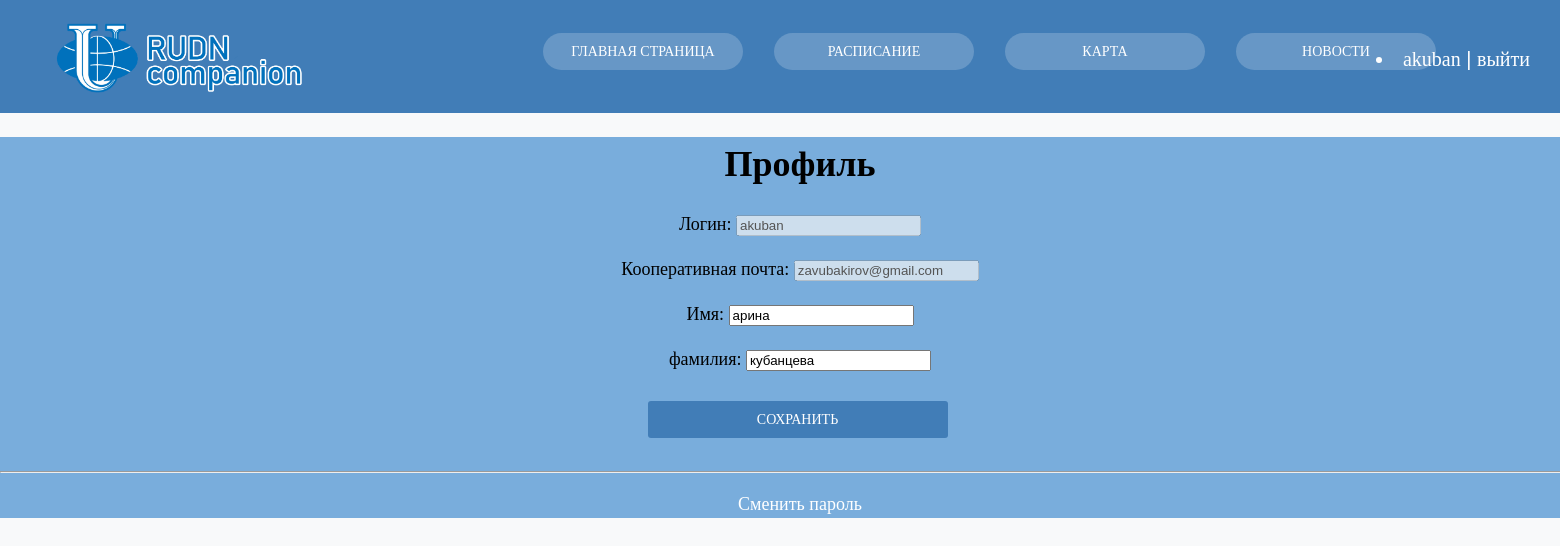
Page /users/profile/ (signed in) on the committed database.
### main/models.py (models this page shows)
class User(AbstractUser):
    Group = models.ForeignKey('groups', on_delete=models.SET_NULL, null=True, blank=True)
    is_starosta = models.BooleanField('староста', default=False)
    status = models.TextField('cтатус', max_length=100, default=None, blank=True, null=True)

### users/views.py (the view, shortened to what this page needs)
# urls.py: path('profile/', views.ProfileUser.as_view(), name='profile'),
class ProfileUser(LoginRequiredMixin, UpdateView):
    model = get_user_model()
    form_class = ProfileUserForm
    template_name = 'users/profile.html'
    extra_context = {'title': 'Профоль пользователя'}
    def get_object(self, queryset=None):
        return self.request.user

### users/forms.py
class ProfileUserForm(forms.ModelForm):
    username = forms.CharField(disabled=True, label='Логин', widget=forms.TextInput(attrs={'class':'form-input'}))
    email = forms.CharField(disabled=True, label='Кооперативная почта', widget=forms.TextInput(attrs={'class':'form-input'}))
    class Meta:
        model = get_user_model()
        fields = ['username', 'email', 'first_name', 'last_name']
        labels = {
            'first_name':'Имя',
            'last_name':'фамилия',
        }
        widgets = {
            'first_name': forms.TextInput(attrs={'class':'form-input'}),
            'last_name': forms.TextInput(attrs={'class':'form-input'}),
        }

### users/templates/users/profile.html (shortened to what this page needs)
{%extends 'main/base.html'%}
{% block content %}
<div class="main-content">
    <div class="inner-content">
        <h1>Профиль</h1>
        <form method='post'>
            {% for f in form %}
                <p><label class='form-label' for="{{ f.id_for_label }}">{{ f.label }}: </label>{{ f }}</p>
            {% endfor %}
            <p><button class='log_button' type="submit">Сохранить</button></p>
        </form>
        <hr>
        <p><a href="{% url 'users:password_change' %}">Сменить пароль</a></p>
    </div>
</div>
{% endblock %}

### main/templates/main/base.html (shortened to what this page needs)
<!DOCTYPE html>
<html lang="en">
<head>
    {% load static %}
    <link rel="stylesheet" href="{% static 'css/stylemain.css' %}">
</head>
<body>
    <header>
        <a href = {% url 'index' %}><img id="img1" src={% static 'images/rudn_logo_no_back_white.png' %} style='float: left; margin-left: 30px; width: 300px'></a>
        <nav class="parent_navigation" style='margin-left: 530px;'>
            <ul class="navigation">
                <li><a class='log_ref' style='color: white; margin-bottom: 20px; width: 200px; border-radius:20px; background-color: rgba(255,255,255,0.2)'href="{% url 'index' %}">Главная страница</a></li>
                <li><a class='log_ref' style='color: white; margin-bottom: 20px; width: 200px; border-radius:20px; background-color: rgba(255,255,255,0.2)' href="{% url 'schedule' %}">Расписание</a></li>
                <li><a class='log_ref' style='color: white; margin-bottom: 20px; width: 200px; border-radius:20px; background-color: rgba(255,255,255,0.2)'href="{% url 'map' %}">Карта</a></li>
                <li><a class='log_ref' style='color: white; margin-bottom: 20px; width: 200px; border-radius:20px; background-color: rgba(255,255,255,0.2)' href="{% url 'news' %}">Новости</a></li>
            </ul>
        </nav>
        <div class='reg_navigation' style='float: right; margin-top: -45px; margin-right: 30px; font-size: 20px'>
            {% if user.is_authenticated %}
            <li><a href= {% url 'users:profile' %}>{{ user.username }}</a> | <a href= {% url 'users:logout' %}>выйти</a></li>
            {%else%}
            <a href="{% url 'users:register' %}">Регистрация</a> | <a href="{% url 'users:login' %}">Вход</a>
            {%endif%}
        </div>
    </header>
    <main>
        {% block content %}
        {% endblock %}
    </main>
</body>
</html>

### main/static/css/stylemain.css (style rules this page uses)
body { font-family: Arial, sans-serif; margin: 0; padding: 0; background-color: #f8f9fa; }
header { background-color: #417db7; color: #ffffff; padding: 20px 0; text-align: center; }
h1 { font-size: 36px; margin-bottom: 20px; }
p { font-size: 18px; line-height: 1.5; }
.parent_navigation { width: 700px; align-items: center; display: flex; margin-left: auto; margin-right: auto; }
ul.navigation { display: contents; margin-right: auto; margin-right: auto; padding: 4px; }
.navigation li { font-size: 20px; font-family: verdana; display: inline; margin-left: auto; margin-right: auto; padding: 3px; }
#img1 { float: left; width: 300px; }
A { font-family: verdana; text-decoration: none; color: white; }
.main-content { margin-block-start: 1em; margin-block-end: 1em; text-align: center; width: auto; margin-right: auto; margin-left: auto; }
.inner-content { background-color: #79ADDC; line-height: 1.5; font-family: montserrat; font-size: 20px; }
.log_button { font-family: verdana; width: 300px; display: inline-block; box-sizing: border-box; padding: 0 24px; margin: 10px 15px 15px 10px; outline: none; border: none; border-radius: 3px; height: 37px; line-height: 37px; font-size: 14px; text-transform: uppercase; font-weight: normal; text-decoration: none; color: #fff; background-color: #417db7; cursor: pointer; user-select: none; appearance: none; touch-action: manipulation; transition: box-shadow .18s ease-out,background .18s ease-out,color .18s ease-out; }
.log_ref { text-align: center; font-family: verdana; width: 300px; display: inline-block; box-sizing: border-box; padding: 0 24px; margin: 10px 15px 15px 10px; outline: none; border: none; border-radius: 3px; height: 37px; line-height: 37px; font-size: 14px; text-transform: uppercase; font-weight: normal; text-decoration: none; color: #282a2e; background-color: #e6eaf0; cursor: pointer; user-select: none; appearance: none; touch-action: manipulation; transition: box-shadow .18s ease-out,background .18s ease-out,color .18s ease-out; }
.main-content { margin-block-start: 1em; margin-block-end: 1em; text-align: center; width: 1600px; margin-right: auto; margin-left: auto; }
h1 { text-align: center; font-family: montserrat; }

### rows in the picture
User: username "akuban", form "akuban" "zavubakirov@gmail.com" "арина" "кубанцева"

### other values in the picture
{{ f.label }} "Логин" "Кооперативная почта" "Имя" "фамилия"
